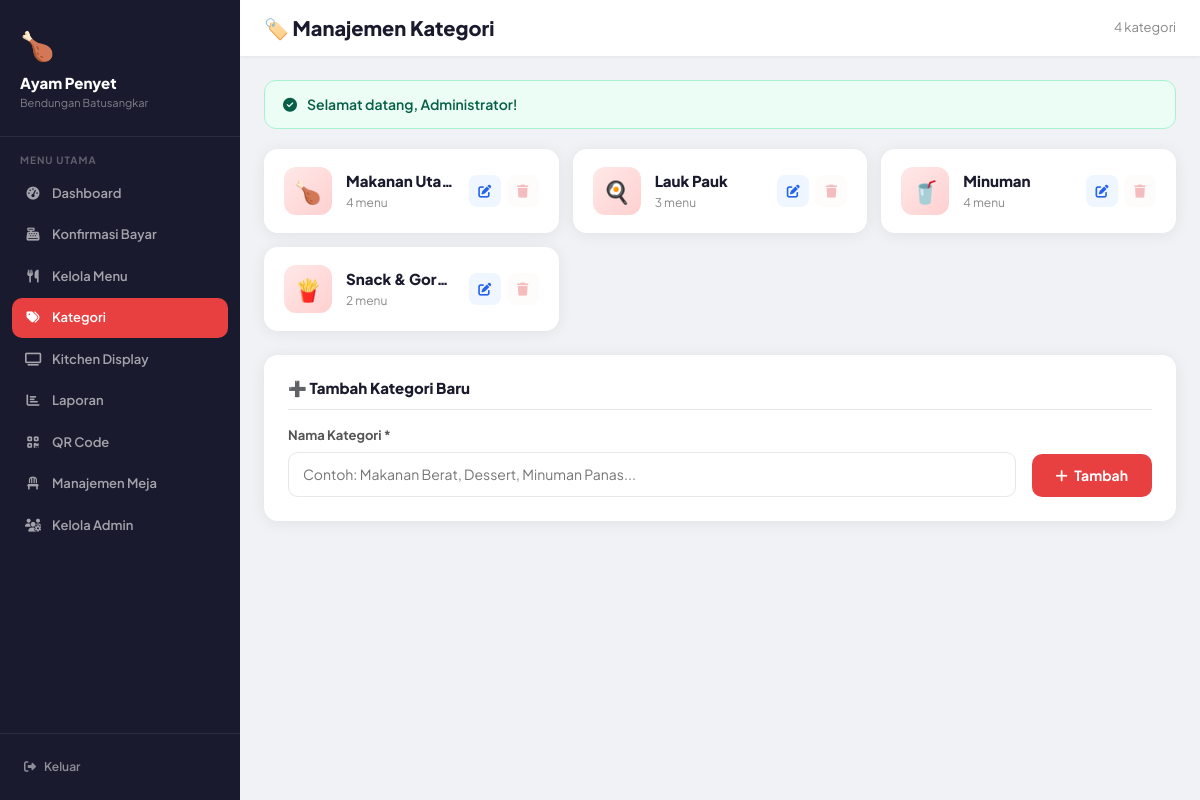
Page /admin/kategori.php (signed in) on the committed database.
### tables this page shows
CREATE TABLE `kategori` (
  `id` int(11) NOT NULL,
  `nama_kategori` varchar(100) NOT NULL
);

### koneksi.php (called while the page is built, shortened)
<?php
function getFlash() {
    if (isset($_SESSION['flash'])) {
        $flash = $_SESSION['flash'];
        return $flash;
    }
    return null;
}
?>

### admin/kategori.php (the view, shortened to what this page needs)
<?php
require_once '../koneksi.php';
$kategori_list = [];
$res = $conn->query("SELECT k.*, COUNT(m.id) as jml_menu
    FROM kategori k LEFT JOIN menu m ON k.id=m.id_kategori
    GROUP BY k.id ORDER BY k.id ASC");
if ($res) while ($row = $res->fetch_assoc()) $kategori_list[] = $row;
$flash = getFlash();
$cat_icons = ['🍗','🍳','🥤','🍟','🍜','🥘','🍱','🧃','🍖','🍰'];
?>
<!DOCTYPE html>
<html lang="id">
<head>
    <link href="https://cdn.jsdelivr.net/npm/bootstrap@5.3.0/dist/css/bootstrap.min.css" rel="stylesheet">
    <link href="https://cdnjs.cloudflare.com/ajax/libs/font-awesome/6.4.0/css/all.min.css" rel="stylesheet">
</head>
<body>
<div class="sidebar">
    <div class="sidebar-logo">
        <div style="font-size:28px;margin-bottom:8px">🍗</div>
        <h2>Ayam Penyet</h2>
        <p>Bendungan Batusangkar</p>
    </div>
    <div class="nav-section">
        <div class="nav-lbl">Menu Utama</div>
        <div class="nav-item"><a href="dashboard.php"><i class="fas fa-tachometer-alt"></i> Dashboard</a></div>
        <div class="nav-item"><a href="konfirmasi_bayar.php"><i class="fas fa-cash-register"></i> Konfirmasi Bayar</a></div>
        <div class="nav-item"><a href="menu.php"><i class="fas fa-utensils"></i> Kelola Menu</a></div>
        <div class="nav-item"><a href="kategori.php" class="active"><i class="fas fa-tags"></i> Kategori</a></div>
        <div class="nav-item"><a href="kitchen.php"><i class="fas fa-tv"></i> Kitchen Display</a></div>
        <div class="nav-item"><a href="laporan.php"><i class="fas fa-chart-bar"></i> Laporan</a></div>
        <div class="nav-item"><a href="qrcode.php"><i class="fas fa-qrcode"></i> QR Code</a></div>
        <div class="nav-item"><a href="meja.php"><i class="fas fa-chair"></i> Manajemen Meja</a></div>
        <div class="nav-item"><a href="admin_user.php"><i class="fas fa-users-cog"></i> Kelola Admin</a></div>
    </div>
    <div class="sidebar-footer">
        <a href="logout.php" class="btn-logout"><i class="fas fa-sign-out-alt"></i> Keluar</a>
    </div>
</div>
<div class="main-content">
    <div class="topbar">
        <h1>🏷️ Manajemen Kategori</h1>
        <span style="font-size:13px;color:#888"><?= count($kategori_list) ?> kategori</span>
    </div>
    <div class="page-body">
        <?php if ($flash): ?>
        <div class="flash flash-<?= $flash['type'] ?>">
            <i class="fas <?= $flash['type']==='success'?'fa-check-circle':'fa-exclamation-circle' ?>"></i>
            <?= htmlspecialchars($flash['message']) ?>
        </div>
        <?php endif; ?>
        <div class="kat-grid">
            <?php foreach ($kategori_list as $i => $kat): ?>
            <div class="kat-card">
                <div class="kat-icon"><?= $cat_icons[$i % count($cat_icons)] ?></div>
                <div class="kat-info">
                    <p class="kat-nama"><?= htmlspecialchars($kat['nama_kategori']) ?></p>
                    <p class="kat-jml"><?= $kat['jml_menu'] ?> menu</p>
                </div>
                <div class="kat-actions">
                    <button class="btn-edit-kat" onclick="editKat(<?= $kat['id'] ?>,'<?= htmlspecialchars($kat['nama_kategori'],ENT_QUOTES) ?>')" title="Edit">
                        <i class="fas fa-edit"></i>
                    </button>
                    <?php if ($kat['jml_menu'] == 0): ?>
                    <form method="POST" onsubmit="return confirm('Hapus kategori ini?')">
                        <input type="hidden" name="action" value="hapus">
                        <input type="hidden" name="id" value="<?= $kat['id'] ?>">
                        <button type="submit" class="btn-del-kat" title="Hapus">
                            <i class="fas fa-trash"></i>
                        </button>
                    </form>
                    <?php else: ?>
                    <button class="btn-del-kat" style="opacity:0.3;cursor:not-allowed" disabled title="Ada menu di kategori ini">
                        <i class="fas fa-trash"></i>
                    </button>
                    <?php endif; ?>
                </div>
            </div>
            <?php endforeach; ?>
        </div>
        <div class="form-card">
            <h3 class="form-title">➕ Tambah Kategori Baru</h3>
            <form method="POST" class="d-flex gap-3 align-items-end">
                <div style="flex:1">
                    <label class="form-lbl">Nama Kategori *</label>
                    <input type="text" name="nama_kategori" class="form-inp" placeholder="Contoh: Makanan Berat, Dessert, Minuman Panas..." required>
                </div>
                <button type="submit" class="btn-submit">
                    <i class="fas fa-plus me-1"></i> Tambah
                </button>
            </form>
        </div>
    </div>
</div>
</body>
</html>

### admin/kategori.php (style rules this page uses)
:root { --primary:#E84040;--dark:#1A1A2E;--bg:#F0F2F5;--border:#E5E7EB;--radius:14px;--shadow:0 2px 16px rgba(0,0,0,0.07); }
* { box-sizing:border-box; }
body { font-family:'Plus Jakarta Sans',sans-serif;background:var(--bg);margin:0; }
.sidebar { position:fixed;top:0;left:0;width:240px;height:100vh;background:#1A1A2E;z-index:1000;display:flex;flex-direction:column;overflow-y:auto; }
.sidebar-logo { padding:24px 20px;border-bottom:1px solid rgba(255,255,255,0.08); }
.sidebar-logo h2 { font-size:15px;font-weight:800;color:white;margin:0; }
.sidebar-logo p { font-size:11px;color:rgba(255,255,255,0.45);margin:3px 0 0; }
.nav-section { padding:16px 12px 8px; }
.nav-lbl { font-size:10px;font-weight:700;text-transform:uppercase;letter-spacing:1px;color:rgba(255,255,255,0.3);padding:0 8px;margin-bottom:6px; }
.nav-item a { display:flex;align-items:center;gap:10px;padding:10px 12px;border-radius:10px;text-decoration:none;font-size:13px;font-weight:600;color:rgba(255,255,255,0.6);transition:all 0.2s;margin-bottom:2px; }
.nav-item a.active { background:var(--primary);color:white; }
.nav-item a i { width:18px;text-align:center; }
.sidebar-footer { margin-top:auto;padding:16px 12px;border-top:1px solid rgba(255,255,255,0.08); }
.btn-logout { display:flex;align-items:center;gap:8px;padding:8px 12px;border-radius:8px;color:rgba(255,255,255,0.5);text-decoration:none;font-size:12px;font-weight:600; }
.main-content { margin-left:240px; }
.topbar { background:white;padding:16px 24px;display:flex;align-items:center;justify-content:space-between;box-shadow:0 1px 4px rgba(0,0,0,0.06);position:sticky;top:0;z-index:100; }
.topbar h1 { font-size:20px;font-weight:800;color:var(--dark);margin:0; }
.page-body { padding:24px; }
.flash { border-radius:12px;padding:13px 18px;margin-bottom:20px;font-size:14px;font-weight:600;display:flex;align-items:center;gap:10px; }
.flash-success { background:#ECFDF5;border:1px solid #A7F3D0;color:#065F46; }
.kat-grid { display:grid;grid-template-columns:repeat(auto-fill,minmax(240px,1fr));gap:14px;margin-bottom:24px; }
.kat-card { background:white;border-radius:var(--radius);padding:18px 20px;box-shadow:var(--shadow);display:flex;align-items:center;gap:14px;transition:transform 0.2s; }
.kat-icon { width:48px;height:48px;border-radius:12px;background:linear-gradient(135deg,#FFE8E8,#FFD0D0);display:flex;align-items:center;justify-content:center;font-size:22px;flex-shrink:0; }
.kat-info { flex:1;min-width:0; }
.kat-nama { font-size:15px;font-weight:800;color:var(--dark);margin:0;white-space:nowrap;overflow:hidden;text-overflow:ellipsis; }
.kat-jml { font-size:12px;color:#888;margin:2px 0 0; }
.kat-actions { display:flex;gap:6px;flex-shrink:0; }
.btn-edit-kat { width:32px;height:32px;background:#EFF6FF;border:none;border-radius:8px;display:flex;align-items:center;justify-content:center;color:#2563EB;cursor:pointer;transition:all 0.2s;font-size:13px; }
.btn-del-kat { width:32px;height:32px;background:#FEF2F2;border:none;border-radius:8px;display:flex;align-items:center;justify-content:center;color:#DC2626;cursor:pointer;transition:all 0.2s;font-size:13px; }
.form-card { background:white;border-radius:var(--radius);padding:24px;box-shadow:var(--shadow); }
.form-title { font-size:15px;font-weight:800;color:var(--dark);margin:0 0 16px;padding-bottom:12px;border-bottom:1.5px solid var(--border); }
.form-lbl { font-size:13px;font-weight:700;color:#555;margin-bottom:6px;display:block; }
.form-inp { border:1.5px solid var(--border);border-radius:10px;padding:11px 14px;font-size:14px;font-family:inherit;outline:none;transition:border 0.2s;width:100%; }
.btn-submit { background:var(--primary);color:white;border:none;border-radius:10px;padding:11px 24px;font-size:14px;font-weight:700;cursor:pointer;font-family:inherit;transition:all 0.2s; }

### rows in the picture
kategori: cat_icons "🍗", nama_kategori "Makanan Uta…", jml_menu "4"
kategori: cat_icons "🍳", nama_kategori "Lauk Pauk", jml_menu "3"
kategori: cat_icons "🥤", nama_kategori "Minuman", jml_menu "4"
kategori: cat_icons "🍟", nama_kategori "Snack & Gor…", jml_menu "2"

### other values in the picture
count($kategori_list) "4"
$flash['message'] "Selamat datang, Administrator!"
